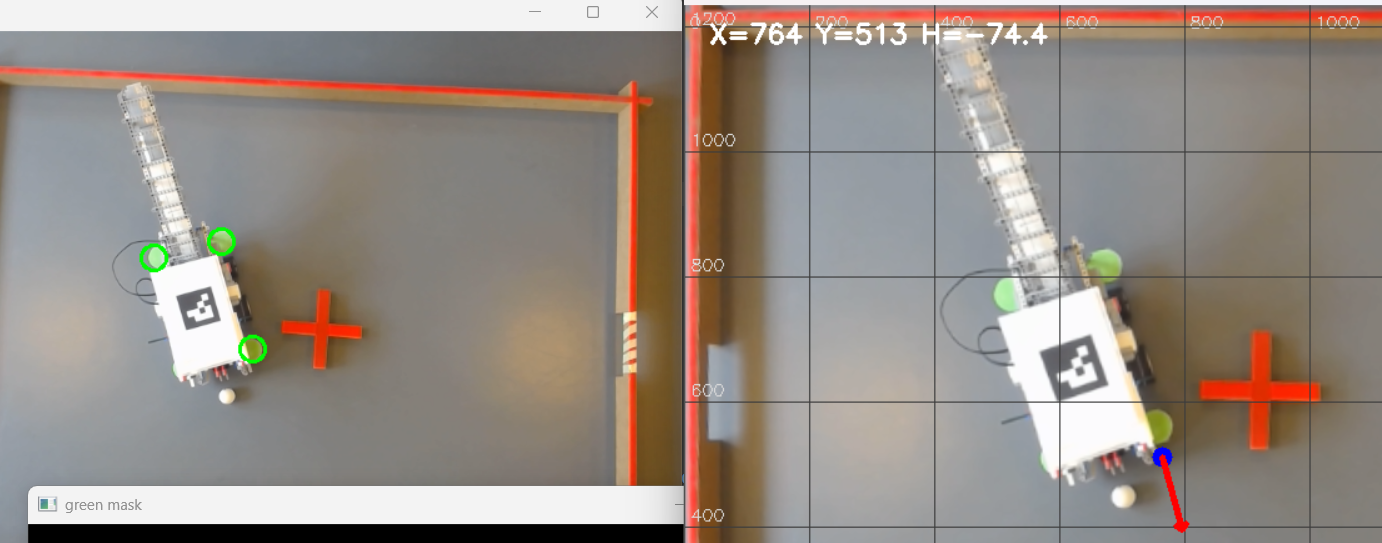
#> input picture 2cornertest.png, 1382 x 543 px, given in place of the camera
$ python test_ball_masks.py
#> lines starting #> are read from the running program, lines starting #| are printed output that depends on the picture; after the words box and inside, x2 and y2 are one past the last pixel; in counts of white or black regions, pixels touching at a corner belong together
### vision_bestfit/red_mask.py
import cv2
import numpy as np


def red_mask(hsv):
    lower1 = np.array([0, 70, 50])
    upper1 = np.array([10, 255, 255])
    lower2 = np.array([170, 70, 50])
    upper2 = np.array([180, 255, 255])

    m1 = cv2.inRange(hsv, lower1, upper1)
    m2 = cv2.inRange(hsv, lower2, upper2)

    mask = cv2.bitwise_or(m1, m2)

    kernel = np.ones((5, 5), np.uint8)
    mask = cv2.morphologyEx(mask, cv2.MORPH_CLOSE, kernel)
    mask = cv2.dilate(mask, kernel, iterations=1)

    return mask

### vision_bestfit/boundary_points.py
import numpy as np


def extract_boundary_points(mask):
    """
    Returnerer randpunkter for top, bottom, left, right.
    Hver gruppe er et numpy array med shape (N, 2), dvs [x, y].
    """
    h, w = mask.shape

    # Zoner - kan justeres
    top_max_y = int(0.35 * h)
    bottom_min_y = int(0.65 * h)
    left_max_x = int(0.45 * w)
    right_min_x = int(0.55 * w)

    top_points = []
    bottom_points = []
    left_points = []
    right_points = []

    # -------- TOP / BOTTOM --------
    for x in range(w):
        # top: første røde pixel fra toppen i top-zonen
        ys_top = np.where(mask[:top_max_y, x] > 0)[0]
        if len(ys_top) > 0:
            y_top = int(ys_top.min())
            top_points.append([x, y_top])

        # bottom: sidste røde pixel fra bunden i bottom-zonen
        ys_bottom = np.where(mask[bottom_min_y:, x] > 0)[0]
        if len(ys_bottom) > 0:
            y_bottom = int(bottom_min_y + ys_bottom.max())
            bottom_points.append([x, y_bottom])

    # -------- LEFT / RIGHT --------
    for y in range(h):
        # left: første røde pixel fra venstre i left-zonen
        xs_left = np.where(mask[y, :left_max_x] > 0)[0]
        if len(xs_left) > 0:
            x_left = int(xs_left.min())
            left_points.append([x_left, y])

        # right: sidste røde pixel fra højre i right-zonen
        xs_right = np.where(mask[y, right_min_x:] > 0)[0]
        if len(xs_right) > 0:
            x_right = int(right_min_x + xs_right.max())
            right_points.append([x_right, y])

    return {
        "top": np.array(top_points, dtype=np.float32),
        "bottom": np.array(bottom_points, dtype=np.float32),
        "left": np.array(left_points, dtype=np.float32),
        "right": np.array(right_points, dtype=np.float32),
    }

### vision_bestfit/best_fit_lines.py
import numpy as np


def _fit_y_from_x(points):
    """
    Fit model: y = m*x + b
    """
    x = points[:, 0]
    y = points[:, 1]
    m, b = np.polyfit(x, y, 1)
    return float(m), float(b)


def _fit_x_from_y(points):
    """
    Fit model: x = m*y + b
    """
    y = points[:, 1]
    x = points[:, 0]
    m, b = np.polyfit(y, x, 1)
    return float(m), float(b)


def _ransac_fit(points, mode="y_from_x", iterations=300, threshold=4.0, min_inliers=30):
    """
    mode = "y_from_x"  => y = m*x + b
    mode = "x_from_y"  => x = m*y + b
    """
    if points is None or len(points) < min_inliers:
        return None

    rng = np.random.default_rng()
    best_inliers = None
    best_count = 0
    best_error = 1e12

    for _ in range(iterations):
        idx = rng.choice(len(points), size=2, replace=False)
        p1 = points[idx[0]]
        p2 = points[idx[1]]

        if mode == "y_from_x":
            x1, y1 = p1
            x2, y2 = p2
            if abs(x2 - x1) < 1e-6:
                continue

            m = (y2 - y1) / (x2 - x1)
            b = y1 - m * x1
            residuals = np.abs(points[:, 1] - (m * points[:, 0] + b))

        else:  # x_from_y
            x1, y1 = p1
            x2, y2 = p2
            if abs(y2 - y1) < 1e-6:
                continue

            m = (x2 - x1) / (y2 - y1)
            b = x1 - m * y1
            residuals = np.abs(points[:, 0] - (m * points[:, 1] + b))

        inlier_mask = residuals < threshold
        count = int(np.sum(inlier_mask))

        if count < min_inliers:
            continue

        mean_error = float(np.mean(residuals[inlier_mask]))

        if count > best_count or (count == best_count and mean_error < best_error):
            best_count = count
            best_error = mean_error
            best_inliers = points[inlier_mask]

    if best_inliers is None:
        return None

    if mode == "y_from_x":
        m, b = _fit_y_from_x(best_inliers)
    else:
        m, b = _fit_x_from_y(best_inliers)

    return {
        "mode": mode,
        "m": m,
        "b": b,
        "inliers": best_inliers
    }


def fit_frame_lines(boundary_points):
    top_model = _ransac_fit(boundary_points["top"], mode="y_from_x")
    bottom_model = _ransac_fit(boundary_points["bottom"], mode="y_from_x")
    left_model = _ransac_fit(boundary_points["left"], mode="x_from_y")
    right_model = _ransac_fit(boundary_points["right"], mode="x_from_y")

    return {
        "top": top_model,
        "bottom": bottom_model,
        "left": left_model,
        "right": right_model
    }

### vision_bestfit/geometry.py
import cv2
import numpy as np


def intersect_horizontal_vertical(h_model, v_model):
    """
    h_model: y = mh*x + bh
    v_model: x = mv*y + bv
    """
    mh = h_model["m"]
    bh = h_model["b"]

    mv = v_model["m"]
    bv = v_model["b"]

    denom = 1.0 - mv * mh
    if abs(denom) < 1e-9:
        return None

    x = (mv * bh + bv) / denom
    y = mh * x + bh

    return int(round(x)), int(round(y))


def draw_model_line(frame, model, color, thickness=3):
    if model is None:
        return

    h, w = frame.shape[:2]

    if model["mode"] == "y_from_x":
        # y = m*x + b
        x1 = 0
        y1 = int(round(model["m"] * x1 + model["b"]))
        x2 = w - 1
        y2 = int(round(model["m"] * x2 + model["b"]))

    else:
        # x = m*y + b
        y1 = 0
        x1 = int(round(model["m"] * y1 + model["b"]))
        y2 = h - 1
        x2 = int(round(model["m"] * y2 + model["b"]))

    ok, p1, p2 = cv2.clipLine((0, 0, w, h), (x1, y1), (x2, y2))
    if ok:
        cv2.line(frame, p1, p2, color, thickness)

### vision_bestfit/ball_masks.py
import cv2
import numpy as np


def make_board_mask(frame_shape, corners):
    h, w = frame_shape[:2]
    mask = np.zeros((h, w), dtype=np.uint8)

    pts = np.array([
        corners["TL"],
        corners["TR"],
        corners["BR"],
        corners["BL"]
    ], dtype=np.int32)

    cv2.fillPoly(mask, [pts], 255)
    return mask


def make_inner_play_area_mask(frame_shape, corners, red_mask, margin_px=12):
    """
    Indre spilleområde:
    - board mask
    - lidt trukket ind fra kanten
    - rød ramme/kryds fjernes
    """
    board_mask = make_board_mask(frame_shape, corners)

    # Mindre erosion end før (25 var sandsynligvis for aggressiv)
    ksize = 2 * margin_px + 1
    erode_kernel = cv2.getStructuringElement(cv2.MORPH_ELLIPSE, (ksize, ksize))
    inner_mask = cv2.erode(board_mask, erode_kernel, iterations=1)

    # Fjern rød ramme/kryds
    red_kernel = cv2.getStructuringElement(cv2.MORPH_ELLIPSE, (9, 9))
    red_expanded = cv2.dilate(red_mask, red_kernel, iterations=2)

    play_area = cv2.bitwise_and(inner_mask, cv2.bitwise_not(red_expanded))
    return play_area


def get_orange_ball_mask(frame, roi_mask=None):
    """
    Mere tolerant orange maske.
    Målet er først og fremmest at bolden SKAL være synlig i masken.
    """
    hsv = cv2.cvtColor(frame, cv2.COLOR_BGR2HSV)

    # Mere tolerant end før
    lower_orange = np.array([2, 40, 60])
    upper_orange = np.array([28, 255, 255])

    mask_hsv = cv2.inRange(hsv, lower_orange, upper_orange)

    # Ekstra farvefilter i BGR, men mildere end før
    b, g, r = cv2.split(frame)
    warm_cond = (
        (r.astype(np.int16) - b.astype(np.int16) > 20) &
        (g.astype(np.int16) - b.astype(np.int16) > 0) &
        (r > 70)
    )

    mask_warm = np.zeros_like(mask_hsv)
    mask_warm[warm_cond] = 255

    # Kombiner – men ikke for hårdt
    mask = cv2.bitwise_and(mask_hsv, mask_warm)

    if roi_mask is not None:
        mask = cv2.bitwise_and(mask, roi_mask)

    kernel = cv2.getStructuringElement(cv2.MORPH_ELLIPSE, (3, 3))
    mask = cv2.morphologyEx(mask, cv2.MORPH_OPEN, kernel)
    mask = cv2.morphologyEx(mask, cv2.MORPH_CLOSE, kernel)

    return mask


# [15 lines left out: function get_orange_ball_mask_hsv_only, not called in this run]


def get_white_ball_mask(frame, roi_mask=None):
    """
    Hvid bold:
    Brug en simpel og mere tolerant strategi:
    - lysstyrke i gray
    - top-hat til små lyse objekter
    - løs HSV
    OBS: vi kombinerer mere blødt end før
    """
    hsv = cv2.cvtColor(frame, cv2.COLOR_BGR2HSV)
    gray = cv2.cvtColor(frame, cv2.COLOR_BGR2GRAY)

    # Løs/off-white HSV
    lower_white_hsv = np.array([0, 0, 120])
    upper_white_hsv = np.array([180, 120, 255])
    mask_hsv = cv2.inRange(hsv, lower_white_hsv, upper_white_hsv)

    # Små lyse objekter
    kernel_tophat = cv2.getStructuringElement(cv2.MORPH_ELLIPSE, (19, 19))
    top_hat = cv2.morphologyEx(gray, cv2.MORPH_TOPHAT, kernel_tophat)
    _, mask_tophat = cv2.threshold(top_hat, 8, 255, cv2.THRESH_BINARY)

    # Direkte brightness
    _, mask_gray = cv2.threshold(gray, 145, 255, cv2.THRESH_BINARY)

    # VIGTIGT:
    # Før brugte vi AND mellem flere hårde filtre.
    # Nu bruger vi OR mellem bright-kilderne og derefter AND med loose HSV.
    bright_mask = cv2.bitwise_or(mask_tophat, mask_gray)
    mask = cv2.bitwise_and(mask_hsv, bright_mask)

    if roi_mask is not None:
        mask = cv2.bitwise_and(mask, roi_mask)

    kernel = cv2.getStructuringElement(cv2.MORPH_ELLIPSE, (3, 3))
    mask = cv2.morphologyEx(mask, cv2.MORPH_OPEN, kernel)
    mask = cv2.morphologyEx(mask, cv2.MORPH_CLOSE, kernel)

    return mask


# [18 lines left out: function get_white_ball_bright_only, not called in this run]


def contour_circularity(cnt):
    area = cv2.contourArea(cnt)
    per = cv2.arcLength(cnt, True)

    if per == 0:
        return 0.0

    return 4.0 * np.pi * area / (per * per)


def find_ball_candidates(mask, min_area=15, max_area=1200, min_circularity=0.45):
    contours, _ = cv2.findContours(mask, cv2.RETR_EXTERNAL, cv2.CHAIN_APPROX_SIMPLE)

    balls = []

    for cnt in contours:
        area = cv2.contourArea(cnt)
        if area < min_area or area > max_area:
            continue

        circ = contour_circularity(cnt)
        if circ < min_circularity:
            continue

        (x, y), radius = cv2.minEnclosingCircle(cnt)

        # Mere tolerant radius-range
        if radius < 3 or radius > 20:
            continue

        balls.append({
            "center": (int(x), int(y)),
            "radius": int(radius),
            "area": area,
            "circularity": circ,
            "contour": cnt
        })

    return balls

### vision_bestfit/test_ball_masks.py
import cv2
import numpy as np

from red_mask import red_mask
from boundary_points import extract_boundary_points
from best_fit_lines import fit_frame_lines
from geometry import draw_model_line, intersect_horizontal_vertical
from ball_masks import (
    make_board_mask,
    make_inner_play_area_mask,
    get_orange_ball_mask,
    get_white_ball_mask,
    find_ball_candidates
)

CAMERA_INDEX = 0
SMOOTH_ALPHA = 0.80

prev_corners = None


# [6 lines left out: function smooth_point, not called in this run]


def draw_corner_labels(frame, corners):
    for name, (x, y) in corners.items():
        cv2.circle(frame, (x, y), 6, (0, 255, 0), -1)
        cv2.putText(
            frame,
            f"{name}",
            (x + 8, y - 8),
            cv2.FONT_HERSHEY_SIMPLEX,
            0.55,
            (255, 255, 255),
            2
        )


cap = cv2.VideoCapture(CAMERA_INDEX, cv2.CAP_DSHOW)
cap.set(cv2.CAP_PROP_FRAME_WIDTH, 1280)
cap.set(cv2.CAP_PROP_FRAME_HEIGHT, 720)

cv2.namedWindow("camera", cv2.WINDOW_NORMAL)
cv2.namedWindow("red mask", cv2.WINDOW_NORMAL)
cv2.namedWindow("orange mask", cv2.WINDOW_NORMAL)
cv2.namedWindow("white mask", cv2.WINDOW_NORMAL)
cv2.namedWindow("board mask", cv2.WINDOW_NORMAL)

while True:
    ret, frame = cap.read()
#> frame is the input picture: shape (543, 1382, 3); mean B, G, R 132.9, 140.7, 150.6
    if not ret:
        break

    display = frame.copy()

    # ---------------- FIND BOARD ----------------
    hsv = cv2.cvtColor(frame, cv2.COLOR_BGR2HSV)
#> hsv: shape (543, 1382, 3); mean H, S, V 45.5, 38.9, 153.5
    mask_r = red_mask(hsv)
#> in red_mask, `m1 = cv2.inRange(hsv, lower1, upper1)`:
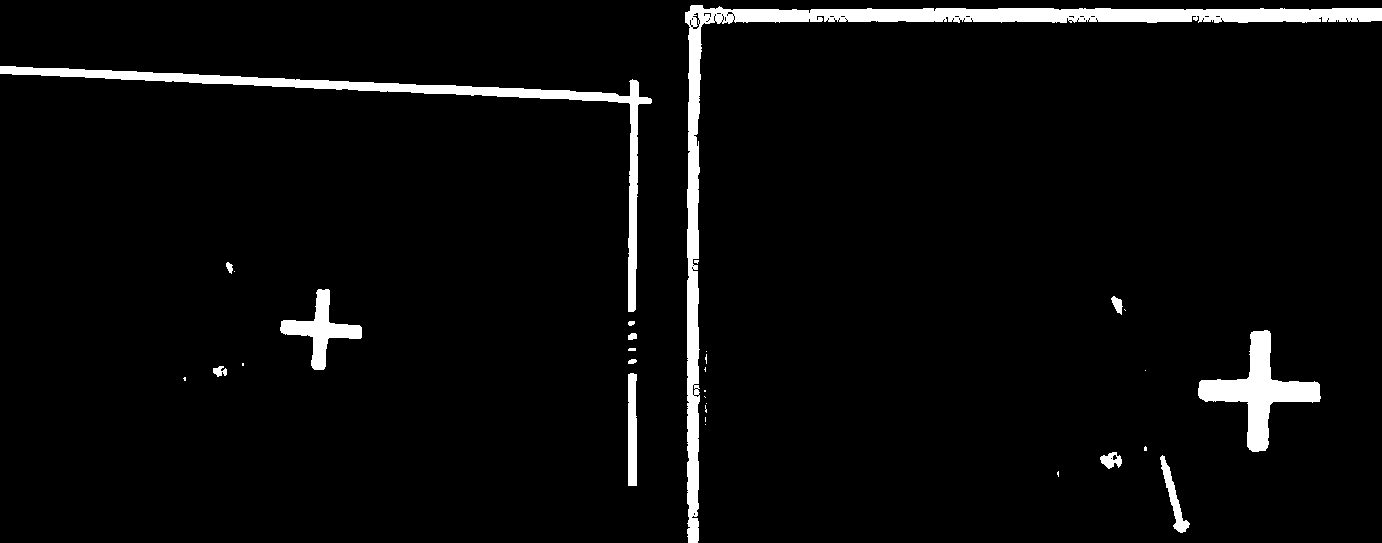
#> m1: shape (543, 1382); 4.2% white; 31 white regions (17 under 20 px), largest, box (x1, y1, x2, y2) and area: (685, 5, 1382, 543) 14813, (0, 66, 652, 312) 7372, (1198, 330, 1321, 452) 4644
#> in red_mask, `mask = cv2.dilate(mask, kernel, iterations=1)`:
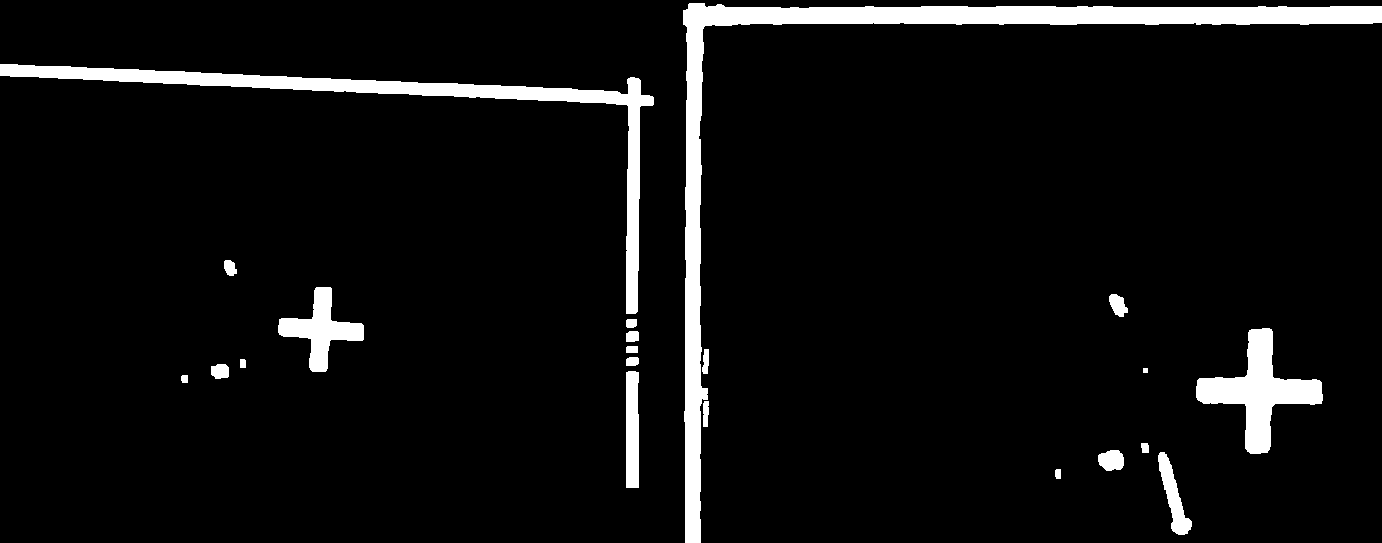
#> mask: shape (543, 1382); 6% white; 21 white regions, largest, box (x1, y1, x2, y2) and area: (683, 3, 1382, 543) 20527, (0, 64, 654, 314) 11071, (1196, 328, 1323, 454) 5693

    boundary_points = extract_boundary_points(mask_r)
#> the loop in extract_boundary_points, `for x in range(w):` made 1382 passes
#> (ys_top, y_top) on passes 1 to 8: ([64, 65, 66, 67, 68, 69, 70, 71, 72, 73, 74, 75], 64), ([64, 65, 66, 67, 68, 69, 70, 71, 72, 73, 74, 75], 64), ([64, 65, 66, 67, 68, 69, 70, 71, 72, 73, 74, 75], 64), ([64, 65, 66, 67, 68, 69, 70, 71, 72, 73, 74, 75], 64), ([64, 65, 66, 67, 68, 69, 70, 71, 72, 73, 74, 75], 64), ([64, 65, 66, 67, 68, 69, 70, 71, 72, 73, 74, 75], 64), ([64, 65, 66, 67, 68, 69, 70, 71, 72, 73, 74, 75], 64), ([64, 65, 66, 67, 68, 69, 70, 71, 72, 73, 74, 75], 64)
#> after the loop in extract_boundary_points, `for x in range(w):`: bottom_points = 289 pairs, first value 181 to 1322, second value 367 to 542; top_points = 1353 pairs, first value 0 to 1381, second value 3 to 97
#> the loop in extract_boundary_points, `for y in range(h):` made 543 passes
#> x_left on passes 65 to 72: 0, 0, 0, 0, 0, 0, 0, 0
#> after the loop in extract_boundary_points, `for y in range(h):`: left_points = 153 pairs, first value 0 to 616, second value 64 to 382; right_points = 249 pairs, first value 1116 to 1381, second value 6 to 534
#> boundary_points = 4 items
    models = fit_frame_lines(boundary_points)
#> the loop in _ransac_fit, `for _ in range(iterations):` made 300 passes
#> (idx, x1, y1, x2, y2, m, b, count) on pass 1: ([1187, 976], 1216, 7, 1005, 6, 0.00474, 1.24, 694)

    draw_model_line(display, models["top"], (255, 0, 0), 2)
    draw_model_line(display, models["bottom"], (0, 0, 255), 2)
    draw_model_line(display, models["left"], (0, 255, 0), 2)
    draw_model_line(display, models["right"], (0, 255, 255), 2)
#> call 4 of draw_model_line, with color = (0, 255, 255), thickness = 2
#> in draw_model_line (call 4), `cv2.line(frame, p1, p2, color, thickness)`:
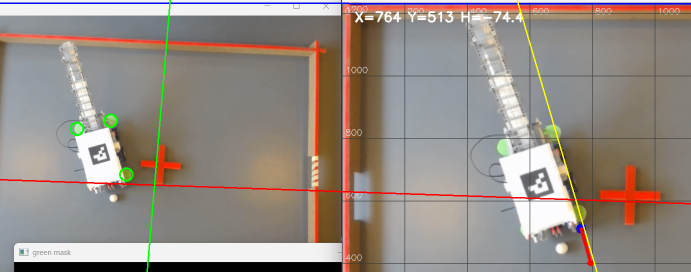
#> frame: shape (543, 1382, 3) (shown at 1/2 size); mean B, G, R 132.1, 139.5, 150

    corners = None

    corners = None
    board_mask = np.zeros(frame.shape[:2], dtype=np.uint8)
    play_area_mask = np.zeros(frame.shape[:2], dtype=np.uint8)

    if all(models[k] is not None for k in ["top", "bottom", "left", "right"]):
        new_corners = {
            "TL": intersect_horizontal_vertical(models["top"], models["left"]),
            "TR": intersect_horizontal_vertical(models["top"], models["right"]),
            "BL": intersect_horizontal_vertical(models["bottom"], models["left"]),
            "BR": intersect_horizontal_vertical(models["bottom"], models["right"]),
        }

        if all(v is not None for v in new_corners.values()):
            if prev_corners is None:
                corners = new_corners
            else:
                corners = {
                    name: smooth_point(prev_corners[name], new_corners[name], SMOOTH_ALPHA)
                    for name in new_corners
                }

            prev_corners = corners

            draw_corner_labels(display, corners)
#> the loop in draw_corner_labels, `for name, (x, y) in corners.items():` made 4 passes
#> (name, x, y) on passes 1 to 4: ('TL', 339, 6), ('TR', 1036, 7), ('BL', 308, 370), ('BR', 1151, 399)
#> after the loop in draw_corner_labels, `for name, (x, y) in corners.items():`:
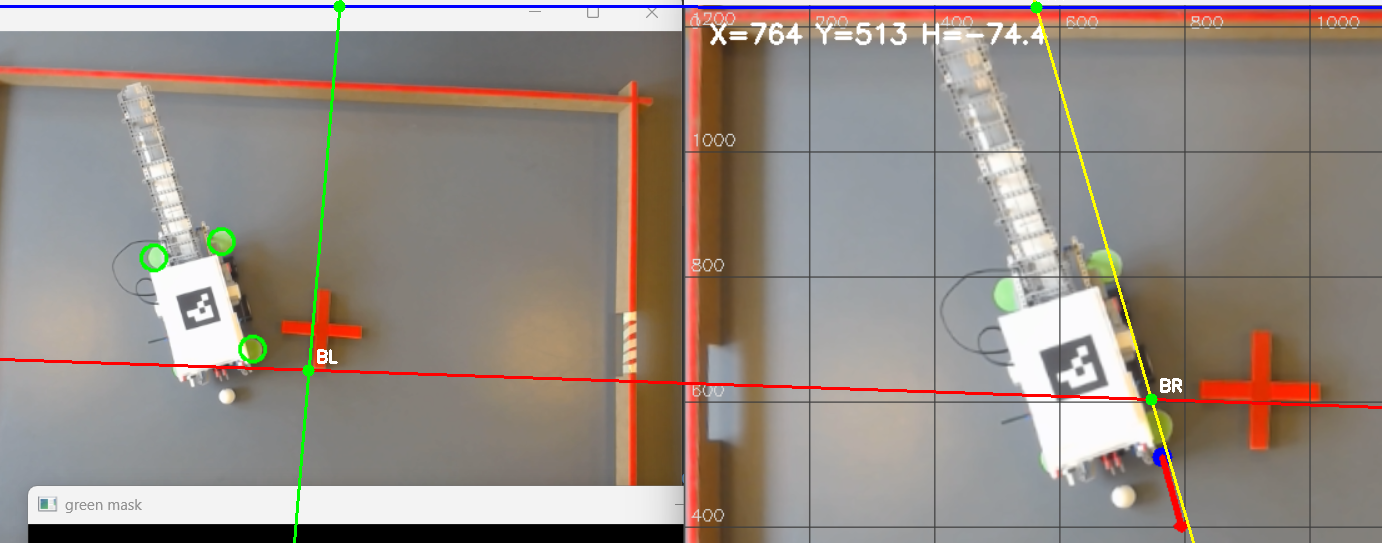
#> frame: shape (543, 1382, 3); 0.11% of pixels changed, all inside (x1, y1, x2, y2) = (302, 0, 1182, 406)
            board_mask = make_board_mask(frame.shape, corners)
            play_area_mask = make_inner_play_area_mask(frame.shape, corners, mask_r, margin_px=25)
#> in make_inner_play_area_mask, `play_area = cv2.bitwise_and(inner_mask, cv2.bitwise_not(red_expanded))`:
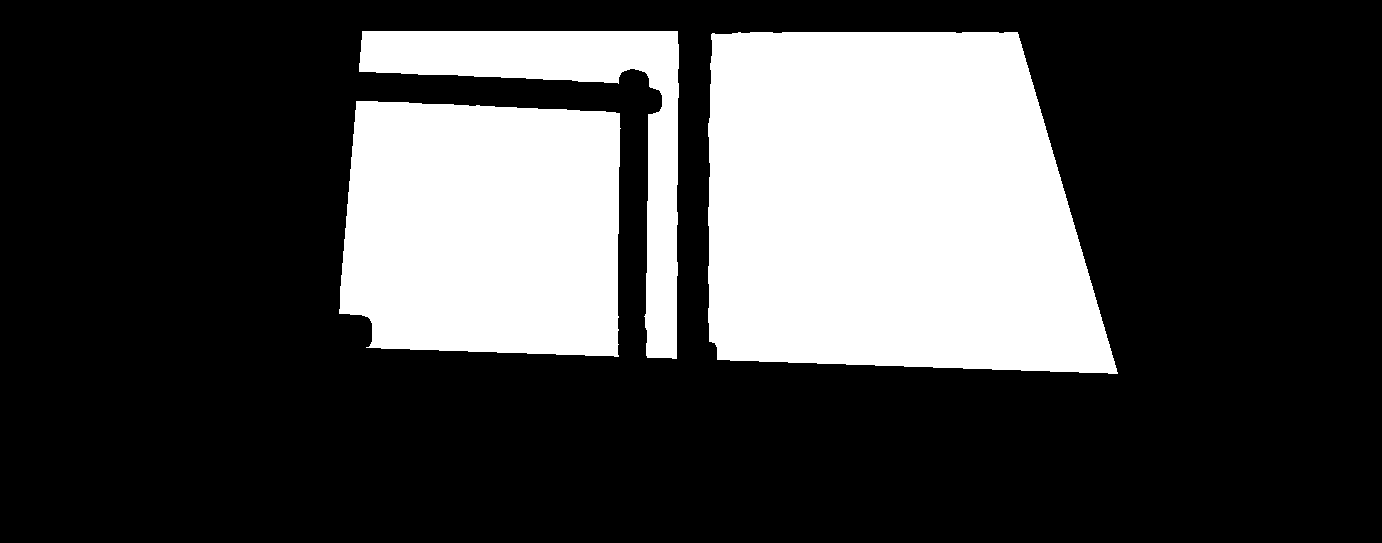
#> play_area: shape (543, 1382); 27.8% white; 3 white regions, box (x1, y1, x2, y2) and area: (708, 32, 1118, 374) 119539, (339, 101, 621, 357) 66000, (359, 31, 679, 359) 22751

    # ---------------- BALL MASKS ----------------
    orange_mask = get_orange_ball_mask(frame, roi_mask=play_area_mask)
#> (the rest of the program and of its run is left out)
